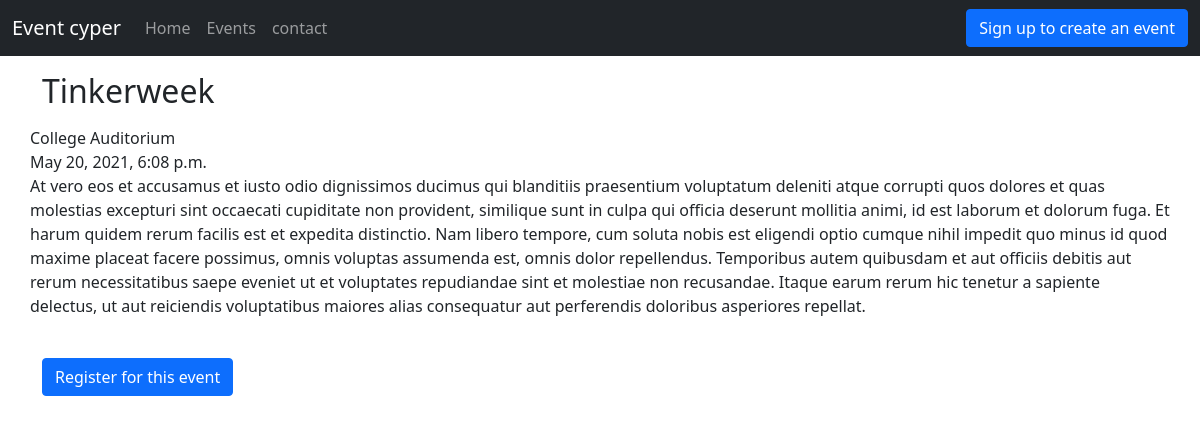
/eventpost/tinkerweek, run on the app's committed database.
### events/models.py (models this page shows, shortened)
class Events(models.Model):
    event_title = models.CharField(max_length=255)
    description = models.TextField()
    location = models.CharField(max_length=255)
    time = models.DateTimeField()
    date = models.DateField()
    slug = models.CharField(max_length=255)

### events/views.py (the view)
# urls.py: path('eventpost/<str:slug>', views.eventpost, name='eventpost'),
def eventpost(request, slug):
    events = Events.objects.filter(slug=slug).first()
    context = {'events': events}
    return render(request, "eventpost.html", context)

### templates/eventpost.html
{% extends 'base.html' %}
{% block body %}
<div class="container">
    <h2 class="my-3">{{events.event_title}}</h2>
    <div class="row mb-3">
        {{events.location}}<br class="mb-3">
        {{events.time}}<br class="mb-3">
        {{events.description}}
    </div>
    <button type="button" class="btn btn-primary my-4 ">Register for this event</button>
</div>
{% endblock body %}

### data on the page
Events: event_title "Tinkerweek", location "College Auditorium", time "May 20, 2021, 6:08 p.m.", description "At vero eos et accusamus et iusto odio dignissimos ducimus qui blanditiis praesentium voluptatum deleniti atque corrupti quos dolores et quas molestias excepturi sint occaecati cupiditate non provident, similique sunt in culpa qui officia deserunt mollitia animi, id est laborum et dolorum fuga. Et harum quidem rerum facilis est et expedita distinctio. Nam libero tempore, cum soluta nobis est eligendi optio cumque nihil impedit quo minus id quod maxime placeat facere possimus, omnis voluptas assumenda est, omnis dolor repellendus. Temporibus autem quibusdam et aut officiis debitis aut rerum necessitatibus saepe eveniet ut et voluptates repudiandae sint et molestiae non recusandae. Itaque…"
